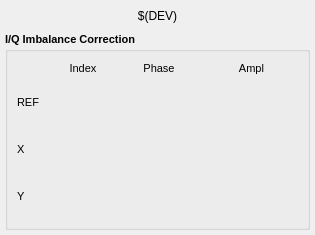
<?xml version="1.0" encoding="UTF-8"?>
<ui version="4.0">
 <class>MainWindow</class>
 <widget class="QMainWindow" name="MainWindow">
  <property name="geometry">
   <rect>
    <x>0</x>
    <y>0</y>
    <width>315</width>
    <height>235</height>
   </rect>
  </property>
  <property name="sizePolicy">
   <sizepolicy hsizetype="Fixed" vsizetype="Fixed">
    <horstretch>0</horstretch>
    <verstretch>0</verstretch>
   </sizepolicy>
  </property>
  <property name="minimumSize">
   <size>
    <width>315</width>
    <height>235</height>
   </size>
  </property>
  <property name="maximumSize">
   <size>
    <width>315</width>
    <height>235</height>
   </size>
  </property>
  <property name="windowTitle">
   <string>MainWindow</string>
  </property>
  <widget class="QWidget" name="centralwidget">
   <layout class="QVBoxLayout" name="verticalLayout">
    <property name="spacing">
     <number>5</number>
    </property>
    <property name="margin">
     <number>5</number>
    </property>
    <item>
     <spacer name="verticalSpacer">
      <property name="orientation">
       <enum>Qt::Vertical</enum>
      </property>
      <property name="sizeType">
       <enum>QSizePolicy::Fixed</enum>
      </property>
      <property name="sizeHint" stdset="0">
       <size>
        <width>20</width>
        <height>1</height>
       </size>
      </property>
     </spacer>
    </item>
    <item>
     <widget class="caLabel" name="caLabel_1">
      <property name="sizePolicy">
       <sizepolicy hsizetype="Expanding" vsizetype="Fixed">
        <horstretch>0</horstretch>
        <verstretch>0</verstretch>
       </sizepolicy>
      </property>
      <property name="minimumSize">
       <size>
        <width>0</width>
        <height>20</height>
       </size>
      </property>
      <property name="frameShape">
       <enum>QFrame::NoFrame</enum>
      </property>
      <property name="text">
       <string>$(DEV)</string>
      </property>
      <property name="alignment">
       <set>Qt::AlignAbsolute|Qt::AlignCenter|Qt::AlignHCenter|Qt::AlignVCenter</set>
      </property>
      <property name="fontScaleMode">
       <enum>ESimpleLabel::Height</enum>
      </property>
      <property name="foreground">
       <color>
        <red>0</red>
        <green>0</green>
        <blue>0</blue>
       </color>
      </property>
      <property name="background">
       <color alpha="0">
        <red>255</red>
        <green>255</green>
        <blue>255</blue>
       </color>
      </property>
     </widget>
    </item>
    <item>
     <spacer name="verticalSpacer_2">
      <property name="orientation">
       <enum>Qt::Vertical</enum>
      </property>
      <property name="sizeType">
       <enum>QSizePolicy::Fixed</enum>
      </property>
      <property name="sizeHint" stdset="0">
       <size>
        <width>20</width>
        <height>1</height>
       </size>
      </property>
     </spacer>
    </item>
    <item>
     <widget class="QGroupBox" name="groupBox_6">
      <property name="sizePolicy">
       <sizepolicy hsizetype="Preferred" vsizetype="Preferred">
        <horstretch>0</horstretch>
        <verstretch>0</verstretch>
       </sizepolicy>
      </property>
      <property name="minimumSize">
       <size>
        <width>0</width>
        <height>0</height>
       </size>
      </property>
      <property name="font">
       <font>
        <pointsize>8</pointsize>
        <weight>75</weight>
        <bold>true</bold>
       </font>
      </property>
      <property name="title">
       <string>I/Q Imbalance Correction</string>
      </property>
      <layout class="QGridLayout" name="gridLayout_5">
       <item row="1" column="5">
        <widget class="caNumeric" name="caNumeric_0">
         <property name="sizePolicy">
          <sizepolicy hsizetype="Fixed" vsizetype="Preferred">
           <horstretch>0</horstretch>
           <verstretch>0</verstretch>
          </sizepolicy>
         </property>
         <property name="minimumSize">
          <size>
           <width>60</width>
           <height>40</height>
          </size>
         </property>
         <property name="maximumSize">
          <size>
           <width>60</width>
           <height>40</height>
          </size>
         </property>
         <property name="autoFillBackground">
          <bool>false</bool>
         </property>
         <property name="integerDigits" stdset="0">
          <number>3</number>
         </property>
         <property name="decimalDigits" stdset="0">
          <number>0</number>
         </property>
         <property name="digitsFontScaleEnabled">
          <bool>false</bool>
         </property>
         <property name="channel" stdset="0">
          <string>$(DEV):IB-R-INDEX</string>
         </property>
         <property name="foreground">
          <color>
           <red>0</red>
           <green>0</green>
           <blue>0</blue>
          </color>
         </property>
         <property name="background">
          <color>
           <red>187</red>
           <green>187</green>
           <blue>187</blue>
          </color>
         </property>
         <property name="precisionMode">
          <enum>caNumeric::Channel</enum>
         </property>
         <property name="fixedFormat">
          <bool>true</bool>
         </property>
         <property name="limitsMode">
          <enum>caNumeric::Channel</enum>
         </property>
         <property name="maxValue">
          <double>1.000000000000000</double>
         </property>
         <property name="minValue">
          <double>0.000000000000000</double>
         </property>
        </widget>
       </item>
       <item row="1" column="6">
        <widget class="caNumeric" name="caNumeric_1">
         <property name="sizePolicy">
          <sizepolicy hsizetype="Fixed" vsizetype="Preferred">
           <horstretch>0</horstretch>
           <verstretch>0</verstretch>
          </sizepolicy>
         </property>
         <property name="minimumSize">
          <size>
           <width>80</width>
           <height>40</height>
          </size>
         </property>
         <property name="maximumSize">
          <size>
           <width>80</width>
           <height>40</height>
          </size>
         </property>
         <property name="autoFillBackground">
          <bool>false</bool>
         </property>
         <property name="integerDigits" stdset="0">
          <number>2</number>
         </property>
         <property name="decimalDigits" stdset="0">
          <number>3</number>
         </property>
         <property name="digitsFontScaleEnabled">
          <bool>false</bool>
         </property>
         <property name="channel" stdset="0">
          <string>$(DEV):IB-R-PHASE</string>
         </property>
         <property name="foreground">
          <color>
           <red>0</red>
           <green>0</green>
           <blue>0</blue>
          </color>
         </property>
         <property name="background">
          <color>
           <red>187</red>
           <green>187</green>
           <blue>187</blue>
          </color>
         </property>
         <property name="precisionMode">
          <enum>caNumeric::User</enum>
         </property>
         <property name="fixedFormat">
          <bool>true</bool>
         </property>
         <property name="limitsMode">
          <enum>caNumeric::Channel</enum>
         </property>
         <property name="maxValue">
          <double>1.000000000000000</double>
         </property>
         <property name="minValue">
          <double>0.000000000000000</double>
         </property>
        </widget>
       </item>
       <item row="1" column="7">
        <widget class="caNumeric" name="caNumeric_2">
         <property name="sizePolicy">
          <sizepolicy hsizetype="Fixed" vsizetype="Preferred">
           <horstretch>0</horstretch>
           <verstretch>0</verstretch>
          </sizepolicy>
         </property>
         <property name="minimumSize">
          <size>
           <width>100</width>
           <height>40</height>
          </size>
         </property>
         <property name="maximumSize">
          <size>
           <width>100</width>
           <height>40</height>
          </size>
         </property>
         <property name="autoFillBackground">
          <bool>false</bool>
         </property>
         <property name="integerDigits" stdset="0">
          <number>1</number>
         </property>
         <property name="decimalDigits" stdset="0">
          <number>5</number>
         </property>
         <property name="digitsFontScaleEnabled">
          <bool>false</bool>
         </property>
         <property name="channel" stdset="0">
          <string>$(DEV):IB-R-AMPL</string>
         </property>
         <property name="foreground">
          <color>
           <red>0</red>
           <green>0</green>
           <blue>0</blue>
          </color>
         </property>
         <property name="background">
          <color>
           <red>187</red>
           <green>187</green>
           <blue>187</blue>
          </color>
         </property>
         <property name="precisionMode">
          <enum>caNumeric::Channel</enum>
         </property>
         <property name="fixedFormat">
          <bool>true</bool>
         </property>
         <property name="limitsMode">
          <enum>caNumeric::Channel</enum>
         </property>
         <property name="maxValue">
          <double>1.000000000000000</double>
         </property>
         <property name="minValue">
          <double>0.000000000000000</double>
         </property>
        </widget>
       </item>
       <item row="2" column="5">
        <widget class="caNumeric" name="caNumeric_3">
         <property name="sizePolicy">
          <sizepolicy hsizetype="Fixed" vsizetype="Preferred">
           <horstretch>0</horstretch>
           <verstretch>0</verstretch>
          </sizepolicy>
         </property>
         <property name="minimumSize">
          <size>
           <width>60</width>
           <height>40</height>
          </size>
         </property>
         <property name="maximumSize">
          <size>
           <width>60</width>
           <height>40</height>
          </size>
         </property>
         <property name="autoFillBackground">
          <bool>false</bool>
         </property>
         <property name="integerDigits" stdset="0">
          <number>3</number>
         </property>
         <property name="decimalDigits" stdset="0">
          <number>0</number>
         </property>
         <property name="digitsFontScaleEnabled">
          <bool>false</bool>
         </property>
         <property name="channel" stdset="0">
          <string>$(DEV):IB-X-INDEX</string>
         </property>
         <property name="foreground">
          <color>
           <red>0</red>
           <green>0</green>
           <blue>0</blue>
          </color>
         </property>
         <property name="background">
          <color>
           <red>187</red>
           <green>187</green>
           <blue>187</blue>
          </color>
         </property>
         <property name="precisionMode">
          <enum>caNumeric::Channel</enum>
         </property>
         <property name="fixedFormat">
          <bool>true</bool>
         </property>
         <property name="limitsMode">
          <enum>caNumeric::Channel</enum>
         </property>
         <property name="maxValue">
          <double>1.000000000000000</double>
         </property>
         <property name="minValue">
          <double>0.000000000000000</double>
         </property>
        </widget>
       </item>
       <item row="2" column="6">
        <widget class="caNumeric" name="caNumeric_4">
         <property name="sizePolicy">
          <sizepolicy hsizetype="Fixed" vsizetype="Preferred">
           <horstretch>0</horstretch>
           <verstretch>0</verstretch>
          </sizepolicy>
         </property>
         <property name="minimumSize">
          <size>
           <width>80</width>
           <height>40</height>
          </size>
         </property>
         <property name="maximumSize">
          <size>
           <width>80</width>
           <height>40</height>
          </size>
         </property>
         <property name="autoFillBackground">
          <bool>false</bool>
         </property>
         <property name="integerDigits" stdset="0">
          <number>2</number>
         </property>
         <property name="decimalDigits" stdset="0">
          <number>3</number>
         </property>
         <property name="digitsFontScaleEnabled">
          <bool>false</bool>
         </property>
         <property name="channel" stdset="0">
          <string>$(DEV):IB-X-PHASE</string>
         </property>
         <property name="foreground">
          <color>
           <red>0</red>
           <green>0</green>
           <blue>0</blue>
          </color>
         </property>
         <property name="background">
          <color>
           <red>187</red>
           <green>187</green>
           <blue>187</blue>
          </color>
         </property>
         <property name="precisionMode">
          <enum>caNumeric::User</enum>
         </property>
         <property name="fixedFormat">
          <bool>true</bool>
         </property>
         <property name="limitsMode">
          <enum>caNumeric::Channel</enum>
         </property>
         <property name="maxValue">
          <double>1.000000000000000</double>
         </property>
         <property name="minValue">
          <double>0.000000000000000</double>
         </property>
        </widget>
       </item>
       <item row="2" column="7">
        <widget class="caNumeric" name="caNumeric_5">
         <property name="sizePolicy">
          <sizepolicy hsizetype="Fixed" vsizetype="Preferred">
           <horstretch>0</horstretch>
           <verstretch>0</verstretch>
          </sizepolicy>
         </property>
         <property name="minimumSize">
          <size>
           <width>100</width>
           <height>40</height>
          </size>
         </property>
         <property name="maximumSize">
          <size>
           <width>100</width>
           <height>40</height>
          </size>
         </property>
         <property name="autoFillBackground">
          <bool>false</bool>
         </property>
         <property name="integerDigits" stdset="0">
          <number>1</number>
         </property>
         <property name="decimalDigits" stdset="0">
          <number>5</number>
         </property>
         <property name="digitsFontScaleEnabled">
          <bool>false</bool>
         </property>
         <property name="channel" stdset="0">
          <string>$(DEV):IB-X-AMPL</string>
         </property>
         <property name="foreground">
          <color>
           <red>0</red>
           <green>0</green>
           <blue>0</blue>
          </color>
         </property>
         <property name="background">
          <color>
           <red>187</red>
           <green>187</green>
           <blue>187</blue>
          </color>
         </property>
         <property name="precisionMode">
          <enum>caNumeric::Channel</enum>
         </property>
         <property name="fixedFormat">
          <bool>true</bool>
         </property>
         <property name="limitsMode">
          <enum>caNumeric::Channel</enum>
         </property>
         <property name="maxValue">
          <double>1.000000000000000</double>
         </property>
         <property name="minValue">
          <double>0.000000000000000</double>
         </property>
        </widget>
       </item>
       <item row="3" column="5">
        <widget class="caNumeric" name="caNumeric_6">
         <property name="sizePolicy">
          <sizepolicy hsizetype="Fixed" vsizetype="Preferred">
           <horstretch>0</horstretch>
           <verstretch>0</verstretch>
          </sizepolicy>
         </property>
         <property name="minimumSize">
          <size>
           <width>60</width>
           <height>40</height>
          </size>
         </property>
         <property name="maximumSize">
          <size>
           <width>60</width>
           <height>40</height>
          </size>
         </property>
         <property name="autoFillBackground">
          <bool>false</bool>
         </property>
         <property name="integerDigits" stdset="0">
          <number>3</number>
         </property>
         <property name="decimalDigits" stdset="0">
          <number>0</number>
         </property>
         <property name="digitsFontScaleEnabled">
          <bool>false</bool>
         </property>
         <property name="channel" stdset="0">
          <string>$(DEV):IB-Y-INDEX</string>
         </property>
         <property name="foreground">
          <color>
           <red>0</red>
           <green>0</green>
           <blue>0</blue>
          </color>
         </property>
         <property name="background">
          <color>
           <red>187</red>
           <green>187</green>
           <blue>187</blue>
          </color>
         </property>
         <property name="precisionMode">
          <enum>caNumeric::Channel</enum>
         </property>
         <property name="fixedFormat">
          <bool>true</bool>
         </property>
         <property name="limitsMode">
          <enum>caNumeric::Channel</enum>
         </property>
         <property name="maxValue">
          <double>1.000000000000000</double>
         </property>
         <property name="minValue">
          <double>0.000000000000000</double>
         </property>
        </widget>
       </item>
       <item row="3" column="6">
        <widget class="caNumeric" name="caNumeric_7">
         <property name="sizePolicy">
          <sizepolicy hsizetype="Fixed" vsizetype="Preferred">
           <horstretch>0</horstretch>
           <verstretch>0</verstretch>
          </sizepolicy>
         </property>
         <property name="minimumSize">
          <size>
           <width>80</width>
           <height>40</height>
          </size>
         </property>
         <property name="maximumSize">
          <size>
           <width>80</width>
           <height>40</height>
          </size>
         </property>
         <property name="autoFillBackground">
          <bool>false</bool>
         </property>
         <property name="integerDigits" stdset="0">
          <number>2</number>
         </property>
         <property name="decimalDigits" stdset="0">
          <number>3</number>
         </property>
         <property name="digitsFontScaleEnabled">
          <bool>false</bool>
         </property>
         <property name="channel" stdset="0">
          <string>$(DEV):IB-Y-PHASE</string>
         </property>
         <property name="foreground">
          <color>
           <red>0</red>
           <green>0</green>
           <blue>0</blue>
          </color>
         </property>
         <property name="background">
          <color>
           <red>187</red>
           <green>187</green>
           <blue>187</blue>
          </color>
         </property>
         <property name="precisionMode">
          <enum>caNumeric::User</enum>
         </property>
         <property name="fixedFormat">
          <bool>true</bool>
         </property>
         <property name="limitsMode">
          <enum>caNumeric::Channel</enum>
         </property>
         <property name="maxValue">
          <double>1.000000000000000</double>
         </property>
         <property name="minValue">
          <double>0.000000000000000</double>
         </property>
        </widget>
       </item>
       <item row="3" column="7">
        <widget class="caNumeric" name="caNumeric_8">
         <property name="sizePolicy">
          <sizepolicy hsizetype="Fixed" vsizetype="Preferred">
           <horstretch>0</horstretch>
           <verstretch>0</verstretch>
          </sizepolicy>
         </property>
         <property name="minimumSize">
          <size>
           <width>100</width>
           <height>40</height>
          </size>
         </property>
         <property name="maximumSize">
          <size>
           <width>100</width>
           <height>40</height>
          </size>
         </property>
         <property name="autoFillBackground">
          <bool>false</bool>
         </property>
         <property name="integerDigits" stdset="0">
          <number>1</number>
         </property>
         <property name="decimalDigits" stdset="0">
          <number>5</number>
         </property>
         <property name="digitsFontScaleEnabled">
          <bool>false</bool>
         </property>
         <property name="channel" stdset="0">
          <string>$(DEV):IB-Y-AMPL</string>
         </property>
         <property name="foreground">
          <color>
           <red>0</red>
           <green>0</green>
           <blue>0</blue>
          </color>
         </property>
         <property name="background">
          <color>
           <red>187</red>
           <green>187</green>
           <blue>187</blue>
          </color>
         </property>
         <property name="precisionMode">
          <enum>caNumeric::Channel</enum>
         </property>
         <property name="fixedFormat">
          <bool>true</bool>
         </property>
         <property name="limitsMode">
          <enum>caNumeric::Channel</enum>
         </property>
         <property name="maxValue">
          <double>1.000000000000000</double>
         </property>
         <property name="minValue">
          <double>0.000000000000000</double>
         </property>
        </widget>
       </item>
       <item row="0" column="5">
        <widget class="QLabel" name="label_53">
         <property name="sizePolicy">
          <sizepolicy hsizetype="Preferred" vsizetype="Fixed">
           <horstretch>0</horstretch>
           <verstretch>0</verstretch>
          </sizepolicy>
         </property>
         <property name="minimumSize">
          <size>
           <width>0</width>
           <height>15</height>
          </size>
         </property>
         <property name="font">
          <font>
           <weight>50</weight>
           <bold>false</bold>
          </font>
         </property>
         <property name="text">
          <string>Index</string>
         </property>
         <property name="alignment">
          <set>Qt::AlignCenter</set>
         </property>
        </widget>
       </item>
       <item row="1" column="4">
        <widget class="QLabel" name="label_61">
         <property name="sizePolicy">
          <sizepolicy hsizetype="Preferred" vsizetype="Fixed">
           <horstretch>0</horstretch>
           <verstretch>0</verstretch>
          </sizepolicy>
         </property>
         <property name="minimumSize">
          <size>
           <width>30</width>
           <height>15</height>
          </size>
         </property>
         <property name="font">
          <font>
           <weight>50</weight>
           <bold>false</bold>
          </font>
         </property>
         <property name="text">
          <string>REF</string>
         </property>
         <property name="alignment">
          <set>Qt::AlignLeading|Qt::AlignLeft|Qt::AlignVCenter</set>
         </property>
        </widget>
       </item>
       <item row="2" column="4">
        <widget class="QLabel" name="label_62">
         <property name="sizePolicy">
          <sizepolicy hsizetype="Preferred" vsizetype="Fixed">
           <horstretch>0</horstretch>
           <verstretch>0</verstretch>
          </sizepolicy>
         </property>
         <property name="minimumSize">
          <size>
           <width>30</width>
           <height>15</height>
          </size>
         </property>
         <property name="font">
          <font>
           <weight>50</weight>
           <bold>false</bold>
          </font>
         </property>
         <property name="text">
          <string>X</string>
         </property>
         <property name="alignment">
          <set>Qt::AlignLeading|Qt::AlignLeft|Qt::AlignVCenter</set>
         </property>
        </widget>
       </item>
       <item row="3" column="4">
        <widget class="QLabel" name="label_63">
         <property name="sizePolicy">
          <sizepolicy hsizetype="Preferred" vsizetype="Fixed">
           <horstretch>0</horstretch>
           <verstretch>0</verstretch>
          </sizepolicy>
         </property>
         <property name="minimumSize">
          <size>
           <width>30</width>
           <height>15</height>
          </size>
         </property>
         <property name="font">
          <font>
           <weight>50</weight>
           <bold>false</bold>
          </font>
         </property>
         <property name="text">
          <string>Y</string>
         </property>
         <property name="alignment">
          <set>Qt::AlignLeading|Qt::AlignLeft|Qt::AlignVCenter</set>
         </property>
        </widget>
       </item>
       <item row="0" column="6">
        <widget class="QLabel" name="label_54">
         <property name="sizePolicy">
          <sizepolicy hsizetype="Preferred" vsizetype="Fixed">
           <horstretch>0</horstretch>
           <verstretch>0</verstretch>
          </sizepolicy>
         </property>
         <property name="minimumSize">
          <size>
           <width>0</width>
           <height>15</height>
          </size>
         </property>
         <property name="font">
          <font>
           <weight>50</weight>
           <bold>false</bold>
          </font>
         </property>
         <property name="text">
          <string>Phase</string>
         </property>
         <property name="alignment">
          <set>Qt::AlignCenter</set>
         </property>
        </widget>
       </item>
       <item row="0" column="7">
        <widget class="QLabel" name="label_55">
         <property name="sizePolicy">
          <sizepolicy hsizetype="Preferred" vsizetype="Fixed">
           <horstretch>0</horstretch>
           <verstretch>0</verstretch>
          </sizepolicy>
         </property>
         <property name="minimumSize">
          <size>
           <width>0</width>
           <height>15</height>
          </size>
         </property>
         <property name="font">
          <font>
           <weight>50</weight>
           <bold>false</bold>
          </font>
         </property>
         <property name="text">
          <string>Ampl</string>
         </property>
         <property name="alignment">
          <set>Qt::AlignCenter</set>
         </property>
        </widget>
       </item>
      </layout>
     </widget>
    </item>
   </layout>
  </widget>
 </widget>
 <customwidgets>
  <customwidget>
   <class>caNumeric</class>
   <extends>QFrame</extends>
   <header>caNumeric</header>
  </customwidget>
  <customwidget>
   <class>caLabel</class>
   <extends>QLabel</extends>
   <header>caLabel</header>
  </customwidget>
 </customwidgets>
 <resources/>
 <connections/>
</ui>
